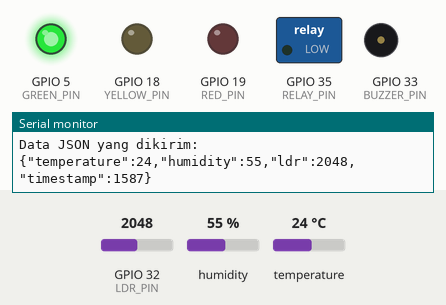
This sketch was run on a simulated ESP32. On the bench: switched loads named in the sketch (green lamp = pin HIGH), output pins drawn as LEDs (lit = HIGH), buzzer (waves = sounding, pin HIGH), the last lines printed to the serial monitor. The test bench sets the inputs (shaded band); at power-on: temperature 24 °C, GPIO 32 (LDR_PIN) = 2048, humidity 55 %. WiFi joins after 1.5 s; servers stay silent unless stated; no MQTT or app messages arrive unless stated.

Above: at 2.7 s.
2.8 s: temperature set to 29 °C
5.5 s: temperature set to 32 °C
At 6.1 s:
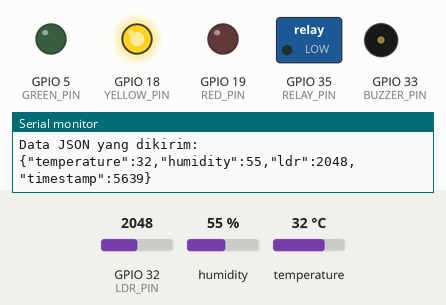
8.2 s: temperature set to 41 °C
At 10.8 s:
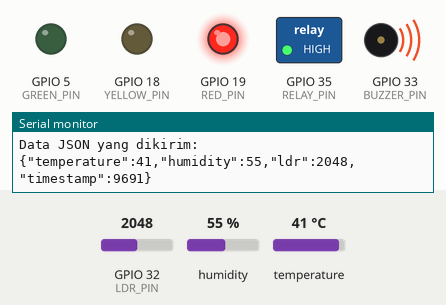
11.1 s: temperature set to 12 °C
At 12.3 s:
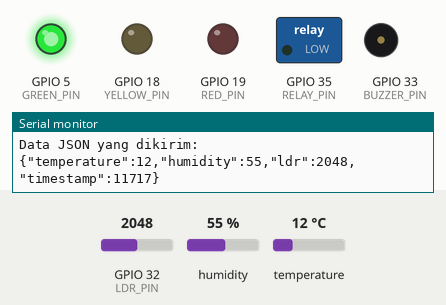
13.8 s: temperature set to 33 °C
At 16.1 s:
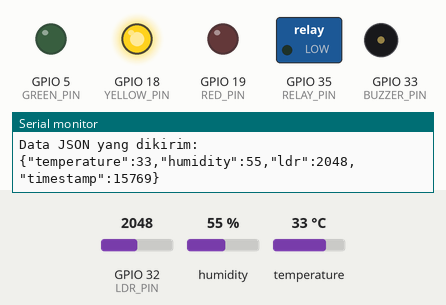
Timing chart, 0 to 17.6 s (numbered marks = the images above; inputs shaded):
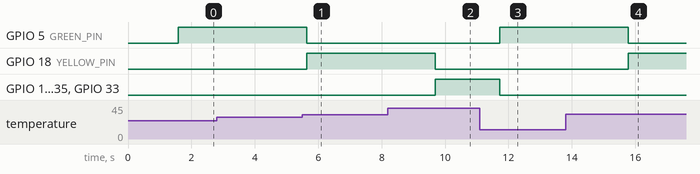

The sketch:

UTS_IOT.ino
```cpp
#include <WiFi.h>            // Gunakan <WiFi.h> jika menggunakan ESP32
#include <PubSubClient.h>
#include <DHT.h>
#include <ArduinoJson.h>

#define DHTPIN 4                   // Pin data DHT (ubah sesuai kebutuhan)
#define DHTTYPE DHT11              // Ubah ke DHT11 jika menggunakan DHT11
#define LDR_PIN 32                 // Pin LDR (ubah sesuai kebutuhan)
#define RED_PIN 19                 // Pin LED merah
#define YELLOW_PIN 18              // Pin LED kuning
#define GREEN_PIN 5                // Pin LED hijau
#define BUZZER_PIN 33
#define RELAY_PIN 35
DHT dht(DHTPIN, DHTTYPE);

// Konfigurasi WiFi
const char* ssid = "Pixel";
const char* password = "12345670";

// Konfigurasi MQTT
const char* mqtt_server = "192.168.45.116"; // Ganti dengan IP lokal komputer yang menjalankan Mosquitto
const int mqtt_port = 1885;
const char* sensor_data_topic = "sensor/data";  // Topik tunggal untuk semua data

WiFiClient espClient;
PubSubClient client(espClient);

void setup() {
  Serial.begin(115200);
  dht.begin();
  pinMode(LDR_PIN, INPUT);  // Atur pin LDR sebagai input
  pinMode(RED_PIN, OUTPUT);  // Atur pin LED merah sebagai output
  pinMode(YELLOW_PIN, OUTPUT); // Atur pin LED kuning sebagai output
  pinMode(GREEN_PIN, OUTPUT);  // Atur pin LED hijau sebagai output
  pinMode(BUZZER_PIN, OUTPUT);
  pinMode(RELAY_PIN, OUTPUT);
  setup_wifi();
  client.setServer(mqtt_server, mqtt_port);
}

void setup_wifi() {
  delay(10);
  Serial.println("Connecting to WiFi...");
  WiFi.begin(ssid, password);

  while (WiFi.status() != WL_CONNECTED) {
    delay(500);
    Serial.print(".");
  }

  Serial.println("");
  Serial.println("WiFi connected");
  Serial.println("IP address: ");
  Serial.println(WiFi.localIP());
}

void reconnect() {
  while (!client.connected()) {
    Serial.print("Attempting MQTT connection...");
    if (client.connect("ESP32Client")) {  // Ganti dengan "ESP32Client" jika menggunakan ESP32
      Serial.println("connected");
    } else {
      Serial.print("failed, rc=");
      Serial.print(client.state());
      Serial.println(" try again in 5 seconds");
      delay(5000);
    }
  }
}

void loop() {
  if (!client.connected()) {
    reconnect();
  }
  client.loop();

  // Baca data suhu, kelembaban, dan LDR
  float temperature = dht.readTemperature();
  float humidity = dht.readHumidity();
  int ldr_value = analogRead(LDR_PIN);

  // Pastikan data valid
  if (isnan(temperature) || isnan(humidity)) {
    Serial.println("Failed to read from DHT sensor!");
    return;
  }

  // Dapatkan timestamp (misalnya dalam milidetik sejak perangkat menyala)
  unsigned long timestamp = millis();

  // Buat objek JSON untuk menggabungkan data
  StaticJsonDocument<200> jsonDoc;
  jsonDoc["temperature"] = temperature;
  jsonDoc["humidity"] = humidity;
  jsonDoc["ldr"] = ldr_value;
  jsonDoc["timestamp"] = timestamp;

  // Serialisasi JSON ke string
  char jsonBuffer[200];
  serializeJson(jsonDoc, jsonBuffer);

  // Kirim data ke topik MQTT tunggal
  client.publish(sensor_data_topic, jsonBuffer);

  // Tampilkan data di Serial Monitor
  Serial.println("Data JSON yang dikirim:");
  Serial.println(jsonBuffer);

  // Kontrol LED berdasarkan nilai LDR
  if (temperature > 35) {  // Kondisi untuk lampu Merah
    digitalWrite(RED_PIN, HIGH);
    digitalWrite(YELLOW_PIN, LOW);
    digitalWrite(GREEN_PIN, LOW);
    digitalWrite(BUZZER_PIN, HIGH);
    digitalWrite(RELAY_PIN, HIGH);
  } else if (temperature < 35 && temperature > 30) {  // Kondisi untuk lampu kuning
    digitalWrite(RED_PIN, LOW);
    digitalWrite(YELLOW_PIN, HIGH);
    digitalWrite(GREEN_PIN, LOW);
    digitalWrite(BUZZER_PIN, LOW);
    digitalWrite(RELAY_PIN, LOW);
  } else {  // Kondisi untuk lampu Hijau
    digitalWrite(RED_PIN, LOW);
    digitalWrite(YELLOW_PIN, LOW);
    digitalWrite(GREEN_PIN, HIGH);
    digitalWrite(BUZZER_PIN, LOW);
    digitalWrite(RELAY_PIN, LOW);
  }

  delay(2000);  // Kirim data setiap 2 detik
}
```

Measured:
- the behaviour switches between 30 and 31 °C on temperature (found by bisection; images 0 and 1)
- after the input at 5.5 s, GPIO 5 (GREEN_PIN): HIGH → LOW after 0.14 s; GPIO 18 (YELLOW_PIN): LOW → HIGH after 0.14 s
- after the input at 8.2 s, GPIO 18 (YELLOW_PIN): HIGH → LOW after 1.5 s; GPIO 19 (RED_PIN), GPIO 35 (RELAY_PIN), GPIO 33 (BUZZER_PIN): LOW → HIGH after 1.5 s
- after the input at 11.1 s, GPIO 5 (GREEN_PIN): LOW → HIGH after 0.62 s; GPIO 19 (RED_PIN), GPIO 35 (RELAY_PIN), GPIO 33 (BUZZER_PIN): HIGH → LOW after 0.62 s
- after the input at 13.8 s, GPIO 5 (GREEN_PIN): HIGH → LOW after 2.0 s; GPIO 18 (YELLOW_PIN): LOW → HIGH after 2.0 s
